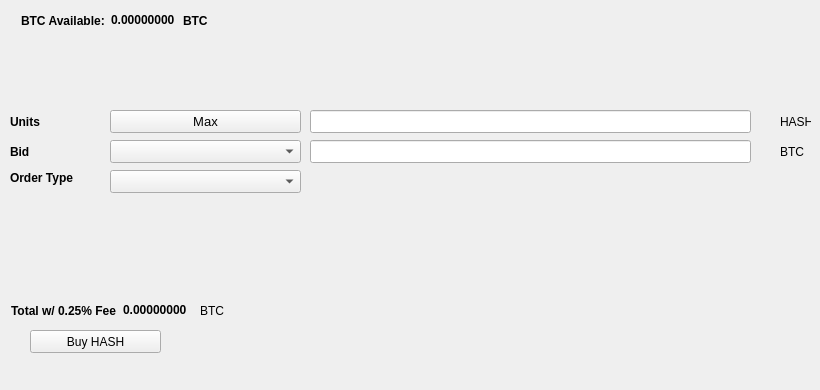
   <widget class="QWidget" name="BuyTab">
    <attribute name="title">
     <string>Buy</string>
    </attribute>
    <widget class="QPushButton" name="BuyHASH">
     <property name="geometry">
      <rect>
       <x>30</x>
       <y>330</y>
       <width>131</width>
       <height>23</height>
      </rect>
     </property>
     <property name="text">
      <string>Buy HASH</string>
     </property>
     <property name="icon">
      <iconset resource="../hash.qrc">
       <normaloff>:/icons/bitcoin</normaloff>:/icons/bitcoin</iconset>
     </property>
    </widget>
    <widget class="QLabel" name="label_3">
     <property name="geometry">
      <rect>
       <x>10</x>
       <y>110</y>
       <width>46</width>
       <height>23</height>
      </rect>
     </property>
     <property name="font">
      <font>
       <weight>75</weight>
       <bold>true</bold>
      </font>
     </property>
     <property name="text">
      <string>Units</string>
     </property>
    </widget>
    <widget class="QLineEdit" name="UnitsInput">
     <property name="geometry">
      <rect>
       <x>310</x>
       <y>110</y>
       <width>441</width>
       <height>23</height>
      </rect>
     </property>
     <property name="font">
      <font>
       <pointsize>9</pointsize>
       <weight>75</weight>
       <bold>true</bold>
      </font>
     </property>
    </widget>
    <widget class="QLineEdit" name="BuyBidPriceEdit">
     <property name="geometry">
      <rect>
       <x>310</x>
       <y>140</y>
       <width>441</width>
       <height>23</height>
      </rect>
     </property>
     <property name="font">
      <font>
       <pointsize>9</pointsize>
       <weight>75</weight>
       <bold>true</bold>
      </font>
     </property>
    </widget>
    <widget class="QLabel" name="label_4">
     <property name="geometry">
      <rect>
       <x>780</x>
       <y>110</y>
       <width>31</width>
       <height>23</height>
      </rect>
     </property>
     <property name="text">
      <string>HASH</string>
     </property>
    </widget>
    <widget class="QLabel" name="label_5">
     <property name="geometry">
      <rect>
       <x>780</x>
       <y>140</y>
       <width>31</width>
       <height>23</height>
      </rect>
     </property>
     <property name="text">
      <string>BTC</string>
     </property>
    </widget>
    <widget class="QLabel" name="label_6">
     <property name="geometry">
      <rect>
       <x>10</x>
       <y>140</y>
       <width>46</width>
       <height>23</height>
      </rect>
     </property>
     <property name="font">
      <font>
       <weight>75</weight>
       <bold>true</bold>
      </font>
     </property>
     <property name="text">
      <string>Bid</string>
     </property>
    </widget>
    <widget class="QLabel" name="label_7">
     <property name="geometry">
      <rect>
       <x>10</x>
       <y>170</y>
       <width>91</width>
       <height>16</height>
      </rect>
     </property>
     <property name="font">
      <font>
       <weight>75</weight>
       <bold>true</bold>
      </font>
     </property>
     <property name="text">
      <string>Order Type</string>
     </property>
    </widget>
    <widget class="QPushButton" name="Buy_Max_Amount">
     <property name="geometry">
      <rect>
       <x>110</x>
       <y>110</y>
       <width>191</width>
       <height>23</height>
      </rect>
     </property>
     <property name="font">
      <font>
       <pointsize>10</pointsize>
      </font>
     </property>
     <property name="text">
      <string>Max</string>
     </property>
    </widget>
    <widget class="QComboBox" name="BuyBidcomboBox">
     <property name="geometry">
      <rect>
       <x>110</x>
       <y>140</y>
       <width>191</width>
       <height>23</height>
      </rect>
     </property>
     <property name="font">
      <font>
       <pointsize>10</pointsize>
      </font>
     </property>
    </widget>
    <widget class="QComboBox" name="buyOrdertypeCombo">
     <property name="geometry">
      <rect>
       <x>110</x>
       <y>170</y>
       <width>191</width>
       <height>23</height>
      </rect>
     </property>
     <property name="font">
      <font>
       <pointsize>10</pointsize>
      </font>
     </property>
    </widget>
    <widget class="QWidget" name="layoutWidget1">
     <property name="geometry">
      <rect>
       <x>21</x>
       <y>11</y>
       <width>227</width>
       <height>19</height>
      </rect>
     </property>
     <layout class="QHBoxLayout" name="horizontalLayout_3">
      <item>
       <widget class="QLabel" name="label232">
        <property name="font">
         <font>
          <weight>75</weight>
          <bold>true</bold>
         </font>
        </property>
        <property name="text">
         <string>BTC Available:</string>
        </property>
       </widget>
      </item>
      <item>
       <widget class="QLabel" name="BtcAvailableLbl">
        <property name="palette">
         <palette>
          <active>
           <colorrole role="WindowText">
            <brush brushstyle="SolidPattern">
             <color alpha="255">
              <red>0</red>
              <green>0</green>
              <blue>0</blue>
             </color>
            </brush>
           </colorrole>
           <colorrole role="Button">
            <brush brushstyle="SolidPattern">
             <color alpha="255">
              <red>0</red>
              <green>170</green>
              <blue>0</blue>
             </color>
            </brush>
           </colorrole>
           <colorrole role="Light">
            <brush brushstyle="SolidPattern">
             <color alpha="255">
              <red>0</red>
              <green>255</green>
              <blue>0</blue>
             </color>
            </brush>
           </colorrole>
           <colorrole role="Midlight">
            <brush brushstyle="SolidPattern">
             <color alpha="255">
              <red>0</red>
              <green>212</green>
              <blue>0</blue>
             </color>
            </brush>
           </colorrole>
           <colorrole role="Dark">
            <brush brushstyle="SolidPattern">
             <color alpha="255">
              <red>0</red>
              <green>85</green>
              <blue>0</blue>
             </color>
            </brush>
           </colorrole>
           <colorrole role="Mid">
            <brush brushstyle="SolidPattern">
             <color alpha="255">
              <red>0</red>
              <green>113</green>
              <blue>0</blue>
             </color>
            </brush>
           </colorrole>
           <colorrole role="Text">
            <brush brushstyle="SolidPattern">
             <color alpha="255">
              <red>0</red>
              <green>170</green>
              <blue>0</blue>
             </color>
            </brush>
           </colorrole>
           <colorrole role="BrightText">
            <brush brushstyle="SolidPattern">
             <color alpha="255">
              <red>255</red>
              <green>255</green>
              <blue>255</blue>
             </color>
            </brush>
           </colorrole>
           <colorrole role="ButtonText">
            <brush brushstyle="SolidPattern">
             <color alpha="255">
              <red>0</red>
              <green>0</green>
              <blue>0</blue>
             </color>
            </brush>
           </colorrole>
           <colorrole role="Base">
            <brush brushstyle="SolidPattern">
             <color alpha="255">
              <red>255</red>
              <green>255</green>
              <blue>255</blue>
             </color>
            </brush>
           </colorrole>
           <colorrole role="Window">
            <brush brushstyle="SolidPattern">
             <color alpha="255">
              <red>0</red>
              <green>170</green>
              <blue>0</blue>
             </color>
            </brush>
           </colorrole>
           <colorrole role="Shadow">
            <brush brushstyle="SolidPattern">
             <color alpha="255">
              <red>0</red>
              <green>0</green>
              <blue>0</blue>
             </color>
            </brush>
           </colorrole>
           <colorrole role="AlternateBase">
            <brush brushstyle="SolidPattern">
             <color alpha="255">
              <red>127</red>
              <green>212</green>
              <blue>127</blue>
             </color>
            </brush>
           </colorrole>
           <colorrole role="ToolTipBase">
            <brush brushstyle="SolidPattern">
             <color alpha="255">
              <red>255</red>
              <green>255</green>
              <blue>220</blue>
             </color>
            </brush>
           </colorrole>
           <colorrole role="ToolTipText">
            <brush brushstyle="SolidPattern">
             <color alpha="255">
              <red>0</red>
              <green>0</green>
              <blue>0</blue>
             </color>
            </brush>
           </colorrole>
          </active>
          <inactive>
           <colorrole role="WindowText">
            <brush brushstyle="SolidPattern">
             <color alpha="255">
              <red>0</red>
              <green>0</green>
              <blue>0</blue>
             </color>
            </brush>
           </colorrole>
           <colorrole role="Button">
            <brush brushstyle="SolidPattern">
             <color alpha="255">
              <red>0</red>
              <green>170</green>
              <blue>0</blue>
             </color>
            </brush>
           </colorrole>
           <colorrole role="Light">
            <brush brushstyle="SolidPattern">
             <color alpha="255">
              <red>0</red>
              <green>255</green>
              <blue>0</blue>
             </color>
            </brush>
           </colorrole>
           <colorrole role="Midlight">
            <brush brushstyle="SolidPattern">
             <color alpha="255">
              <red>0</red>
              <green>212</green>
              <blue>0</blue>
             </color>
            </brush>
           </colorrole>
           <colorrole role="Dark">
            <brush brushstyle="SolidPattern">
             <color alpha="255">
              <red>0</red>
              <green>85</green>
              <blue>0</blue>
             </color>
            </brush>
           </colorrole>
           <colorrole role="Mid">
            <brush brushstyle="SolidPattern">
             <color alpha="255">
              <red>0</red>
              <green>113</green>
              <blue>0</blue>
             </color>
            </brush>
           </colorrole>
           <colorrole role="Text">
            <brush brushstyle="SolidPattern">
             <color alpha="255">
              <red>0</red>
              <green>170</green>
              <blue>0</blue>
             </color>
            </brush>
           </colorrole>
           <colorrole role="BrightText">
            <brush brushstyle="SolidPattern">
             <color alpha="255">
              <red>255</red>
              <green>255</green>
              <blue>255</blue>
             </color>
            </brush>
           </colorrole>
           <colorrole role="ButtonText">
            <brush brushstyle="SolidPattern">
             <color alpha="255">
              <red>0</red>
              <green>0</green>
              <blue>0</blue>
             </color>
            </brush>
           </colorrole>
           <colorrole role="Base">
            <brush brushstyle="SolidPattern">
             <color alpha="255">
              <red>255</red>
              <green>255</green>
              <blue>255</blue>
             </color>
            </brush>
           </colorrole>
           <colorrole role="Window">
            <brush brushstyle="SolidPattern">
             <color alpha="255">
              <red>0</red>
              <green>170</green>
              <blue>0</blue>
             </color>
            </brush>
           </colorrole>
           <colorrole role="Shadow">
            <brush brushstyle="SolidPattern">
             <color alpha="255">
              <red>0</red>
              <green>0</green>
              <blue>0</blue>
             </color>
            </brush>
           </colorrole>
           <colorrole role="AlternateBase">
            <brush brushstyle="SolidPattern">
             <color alpha="255">
              <red>127</red>
              <green>212</green>
              <blue>127</blue>
             </color>
            </brush>
           </colorrole>
           <colorrole role="ToolTipBase">
            <brush brushstyle="SolidPattern">
             <color alpha="255">
              <red>255</red>
              <green>255</green>
              <blue>220</blue>
             </color>
            </brush>
           </colorrole>
           <colorrole role="ToolTipText">
            <brush brushstyle="SolidPattern">
             <color alpha="255">
              <red>0</red>
              <green>0</green>
              <blue>0</blue>
             </color>
            </brush>
           </colorrole>
          </inactive>
          <disabled>
           <colorrole role="WindowText">
            <brush brushstyle="SolidPattern">
             <color alpha="255">
              <red>0</red>
              <green>85</green>
              <blue>0</blue>
             </color>
            </brush>
           </colorrole>
           <colorrole role="Button">
            <brush brushstyle="SolidPattern">
             <color alpha="255">
              <red>0</red>
              <green>170</green>
              <blue>0</blue>
             </color>
            </brush>
           </colorrole>
           <colorrole role="Light">
            <brush brushstyle="SolidPattern">
             <color alpha="255">
              <red>0</red>
              <green>255</green>
              <blue>0</blue>
             </color>
            </brush>
           </colorrole>
           <colorrole role="Midlight">
            <brush brushstyle="SolidPattern">
             <color alpha="255">
              <red>0</red>
              <green>212</green>
              <blue>0</blue>
             </color>
            </brush>
           </colorrole>
           <colorrole role="Dark">
            <brush brushstyle="SolidPattern">
             <color alpha="255">
              <red>0</red>
              <green>85</green>
              <blue>0</blue>
             </color>
            </brush>
           </colorrole>
           <colorrole role="Mid">
            <brush brushstyle="SolidPattern">
             <color alpha="255">
              <red>0</red>
              <green>113</green>
              <blue>0</blue>
             </color>
            </brush>
           </colorrole>
           <colorrole role="Text">
            <brush brushstyle="SolidPattern">
             <color alpha="255">
              <red>0</red>
              <green>85</green>
              <blue>0</blue>
             </color>
            </brush>
           </colorrole>
           <colorrole role="BrightText">
            <brush brushstyle="SolidPattern">
             <color alpha="255">
              <red>255</red>
              <green>255</green>
              <blue>255</blue>
             </color>
            </brush>
           </colorrole>
           <colorrole role="ButtonText">
            <brush brushstyle="SolidPattern">
             <color alpha="255">
              <red>0</red>
              <green>85</green>
              <blue>0</blue>
             </color>
            </brush>
           </colorrole>
           <colorrole role="Base">
            <brush brushstyle="SolidPattern">
             <color alpha="255">
              <red>0</red>
              <green>170</green>
              <blue>0</blue>
             </color>
            </brush>
           </colorrole>
           <colorrole role="Window">
            <brush brushstyle="SolidPattern">
             <color alpha="255">
              <red>0</red>
              <green>170</green>
              <blue>0</blue>
             </color>
            </brush>
           </colorrole>
           <colorrole role="Shadow">
            <brush brushstyle="SolidPattern">
             <color alpha="255">
              <red>0</red>
              <green>0</green>
              <blue>0</blue>
             </color>
            </brush>
           </colorrole>
           <colorrole role="AlternateBase">
            <brush brushstyle="SolidPattern">
             <color alpha="255">
              <red>0</red>
              <green>170</green>
              <blue>0</blue>
             </color>
            </brush>
           </colorrole>
           <colorrole role="ToolTipBase">
            <brush brushstyle="SolidPattern">
             <color alpha="255">
              <red>255</red>
              <green>255</green>
              <blue>220</blue>
             </color>
            </brush>
           </colorrole>
           <colorrole role="ToolTipText">
            <brush brushstyle="SolidPattern">
             <color alpha="255">
              <red>0</red>
              <green>0</green>
              <blue>0</blue>
             </color>
            </brush>
           </colorrole>
          </disabled>
         </palette>
        </property>
        <property name="font">
         <font>
          <weight>75</weight>
          <bold>true</bold>
         </font>
        </property>
        <property name="text">
         <string>0.00000000</string>
        </property>
        <property name="textInteractionFlags">
         <set>Qt::LinksAccessibleByMouse|Qt::TextSelectableByKeyboard|Qt::TextSelectableByMouse</set>
        </property>
       </widget>
      </item>
      <item>
       <widget class="QLabel" name="BtcAvailableLbl_2">
        <property name="font">
         <font>
          <weight>75</weight>
          <bold>true</bold>
         </font>
        </property>
        <property name="text">
         <string>BTC</string>
        </property>
       </widget>
      </item>
     </layout>
    </widget>
    <widget class="QWidget" name="layoutWidge2">
     <property name="geometry">
      <rect>
       <x>11</x>
       <y>301</y>
       <width>259</width>
       <height>19</height>
      </rect>
     </property>
     <layout class="QHBoxLayout" name="horizontalLayout_4">
      <item>
       <widget class="QLabel" name="label_9">
        <property name="font">
         <font>
          <weight>75</weight>
          <bold>true</bold>
         </font>
        </property>
        <property name="text">
         <string>Total w/ 0.25% Fee</string>
        </property>
       </widget>
      </item>
      <item>
       <widget class="QLabel" name="BuyCostLabel">
        <property name="palette">
         <palette>
          <active>
           <colorrole role="WindowText">
            <brush brushstyle="SolidPattern">
             <color alpha="255">
              <red>0</red>
              <green>0</green>
              <blue>0</blue>
             </color>
            </brush>
           </colorrole>
           <colorrole role="Button">
            <brush brushstyle="SolidPattern">
             <color alpha="255">
              <red>0</red>
              <green>170</green>
              <blue>0</blue>
             </color>
            </brush>
           </colorrole>
           <colorrole role="Light">
            <brush brushstyle="SolidPattern">
             <color alpha="255">
              <red>0</red>
              <green>255</green>
              <blue>0</blue>
             </color>
            </brush>
           </colorrole>
           <colorrole role="Midlight">
            <brush brushstyle="SolidPattern">
             <color alpha="255">
              <red>0</red>
              <green>212</green>
              <blue>0</blue>
             </color>
            </brush>
           </colorrole>
           <colorrole role="Dark">
            <brush brushstyle="SolidPattern">
             <color alpha="255">
              <red>0</red>
              <green>85</green>
              <blue>0</blue>
             </color>
            </brush>
           </colorrole>
           <colorrole role="Mid">
            <brush brushstyle="SolidPattern">
             <color alpha="255">
              <red>0</red>
              <green>113</green>
              <blue>0</blue>
             </color>
            </brush>
           </colorrole>
           <colorrole role="Text">
            <brush brushstyle="SolidPattern">
             <color alpha="255">
              <red>0</red>
              <green>170</green>
              <blue>0</blue>
             </color>
            </brush>
           </colorrole>
           <colorrole role="BrightText">
            <brush brushstyle="SolidPattern">
             <color alpha="255">
              <red>255</red>
              <green>255</green>
              <blue>255</blue>
             </color>
            </brush>
           </colorrole>
           <colorrole role="ButtonText">
            <brush brushstyle="SolidPattern">
             <color alpha="255">
              <red>0</red>
              <green>0</green>
              <blue>0</blue>
             </color>
            </brush>
           </colorrole>
           <colorrole role="Base">
            <brush brushstyle="SolidPattern">
             <color alpha="255">
              <red>255</red>
              <green>255</green>
              <blue>255</blue>
             </color>
            </brush>
           </colorrole>
           <colorrole role="Window">
            <brush brushstyle="SolidPattern">
             <color alpha="255">
              <red>0</red>
              <green>170</green>
              <blue>0</blue>
             </color>
            </brush>
           </colorrole>
           <colorrole role="Shadow">
            <brush brushstyle="SolidPattern">
             <color alpha="255">
              <red>0</red>
              <green>0</green>
              <blue>0</blue>
             </color>
            </brush>
           </colorrole>
           <colorrole role="AlternateBase">
            <brush brushstyle="SolidPattern">
             <color alpha="255">
              <red>127</red>
              <green>212</green>
              <blue>127</blue>
             </color>
            </brush>
           </colorrole>
           <colorrole role="ToolTipBase">
            <brush brushstyle="SolidPattern">
             <color alpha="255">
              <red>255</red>
              <green>255</green>
              <blue>220</blue>
             </color>
            </brush>
           </colorrole>
           <colorrole role="ToolTipText">
            <brush brushstyle="SolidPattern">
             <color alpha="255">
              <red>0</red>
              <green>0</green>
              <blue>0</blue>
             </color>
            </brush>
           </colorrole>
          </active>
          <inactive>
           <colorrole role="WindowText">
            <brush brushstyle="SolidPattern">
             <color alpha="255">
              <red>0</red>
              <green>0</green>
              <blue>0</blue>
             </color>
            </brush>
           </colorrole>
           <colorrole role="Button">
            <brush brushstyle="SolidPattern">
             <color alpha="255">
              <red>0</red>
              <green>170</green>
              <blue>0</blue>
             </color>
            </brush>
           </colorrole>
           <colorrole role="Light">
            <brush brushstyle="SolidPattern">
             <color alpha="255">
              <red>0</red>
              <green>255</green>
              <blue>0</blue>
             </color>
            </brush>
           </colorrole>
           <colorrole role="Midlight">
            <brush brushstyle="SolidPattern">
             <color alpha="255">
              <red>0</red>
              <green>212</green>
              <blue>0</blue>
             </color>
            </brush>
           </colorrole>
           <colorrole role="Dark">
            <brush brushstyle="SolidPattern">
             <color alpha="255">
              <red>0</red>
              <green>85</green>
              <blue>0</blue>
             </color>
            </brush>
           </colorrole>
           <colorrole role="Mid">
            <brush brushstyle="SolidPattern">
             <color alpha="255">
              <red>0</red>
              <green>113</green>
              <blue>0</blue>
             </color>
            </brush>
           </colorrole>
           <colorrole role="Text">
            <brush brushstyle="SolidPattern">
             <color alpha="255">
              <red>0</red>
              <green>170</green>
              <blue>0</blue>
             </color>
            </brush>
           </colorrole>
           <colorrole role="BrightText">
            <brush brushstyle="SolidPattern">
             <color alpha="255">
              <red>255</red>
              <green>255</green>
              <blue>255</blue>
             </color>
            </brush>
           </colorrole>
           <colorrole role="ButtonText">
            <brush brushstyle="SolidPattern">
             <color alpha="255">
              <red>0</red>
              <green>0</green>
              <blue>0</blue>
             </color>
            </brush>
           </colorrole>
           <colorrole role="Base">
            <brush brushstyle="SolidPattern">
             <color alpha="255">
              <red>255</red>
              <green>255</green>
              <blue>255</blue>
             </color>
            </brush>
           </colorrole>
           <colorrole role="Window">
            <brush brushstyle="SolidPattern">
             <color alpha="255">
              <red>0</red>
              <green>170</green>
              <blue>0</blue>
             </color>
            </brush>
           </colorrole>
           <colorrole role="Shadow">
            <brush brushstyle="SolidPattern">
             <color alpha="255">
              <red>0</red>
              <green>0</green>
              <blue>0</blue>
             </color>
            </brush>
           </colorrole>
           <colorrole role="AlternateBase">
            <brush brushstyle="SolidPattern">
             <color alpha="255">
              <red>127</red>
              <green>212</green>
              <blue>127</blue>
             </color>
            </brush>
           </colorrole>
           <colorrole role="ToolTipBase">
            <brush brushstyle="SolidPattern">
             <color alpha="255">
              <red>255</red>
              <green>255</green>
              <blue>220</blue>
             </color>
            </brush>
           </colorrole>
           <colorrole role="ToolTipText">
            <brush brushstyle="SolidPattern">
             <color alpha="255">
              <red>0</red>
              <green>0</green>
              <blue>0</blue>
             </color>
            </brush>
           </colorrole>
          </inactive>
          <disabled>
           <colorrole role="WindowText">
            <brush brushstyle="SolidPattern">
             <color alpha="255">
              <red>0</red>
              <green>85</green>
              <blue>0</blue>
             </color>
            </brush>
           </colorrole>
           <colorrole role="Button">
            <brush brushstyle="SolidPattern">
             <color alpha="255">
              <red>0</red>
              <green>170</green>
              <blue>0</blue>
             </color>
            </brush>
           </colorrole>
           <colorrole role="Light">
            <brush brushstyle="SolidPattern">
             <color alpha="255">
              <red>0</red>
              <green>255</green>
              <blue>0</blue>
             </color>
            </brush>
           </colorrole>
           <colorrole role="Midlight">
            <brush brushstyle="SolidPattern">
             <color alpha="255">
              <red>0</red>
              <green>212</green>
              <blue>0</blue>
             </color>
            </brush>
           </colorrole>
           <colorrole role="Dark">
            <brush brushstyle="SolidPattern">
             <color alpha="255">
              <red>0</red>
              <green>85</green>
              <blue>0</blue>
             </color>
            </brush>
           </colorrole>
           <colorrole role="Mid">
            <brush brushstyle="SolidPattern">
             <color alpha="255">
              <red>0</red>
              <green>113</green>
              <blue>0</blue>
             </color>
            </brush>
           </colorrole>
           <colorrole role="Text">
            <brush brushstyle="SolidPattern">
             <color alpha="255">
              <red>0</red>
              <green>85</green>
              <blue>0</blue>
             </color>
            </brush>
           </colorrole>
           <colorrole role="BrightText">
            <brush brushstyle="SolidPattern">
             <color alpha="255">
              <red>255</red>
              <green>255</green>
              <blue>255</blue>
             </color>
            </brush>
           </colorrole>
           <colorrole role="ButtonText">
            <brush brushstyle="SolidPattern">
             <color alpha="255">
              <red>0</red>
              <green>85</green>
              <blue>0</blue>
             </color>
            </brush>
           </colorrole>
           <colorrole role="Base">
            <brush brushstyle="SolidPattern">
             <color alpha="255">
              <red>0</red>
              <green>170</green>
              <blue>0</blue>
             </color>
            </brush>
           </colorrole>
           <colorrole role="Window">
            <brush brushstyle="SolidPattern">
             <color alpha="255">
              <red>0</red>
              <green>170</green>
              <blue>0</blue>
             </color>
            </brush>
           </colorrole>
           <colorrole role="Shadow">
            <brush brushstyle="SolidPattern">
             <color alpha="255">
              <red>0</red>
              <green>0</green>
              <blue>0</blue>
             </color>
            </brush>
           </colorrole>
           <colorrole role="AlternateBase">
            <brush brushstyle="SolidPattern">
             <color alpha="255">
              <red>0</red>
              <green>170</green>
              <blue>0</blue>
             </color>
            </brush>
           </colorrole>
           <colorrole role="ToolTipBase">
            <brush brushstyle="SolidPattern">
             <color alpha="255">
              <red>255</red>
              <green>255</green>
              <blue>220</blue>
             </color>
            </brush>
           </colorrole>
           <colorrole role="ToolTipText">
            <brush brushstyle="SolidPattern">
             <color alpha="255">
              <red>0</red>
              <green>0</green>
              <blue>0</blue>
             </color>
            </brush>
           </colorrole>
          </disabled>
         </palette>
        </property>
        <property name="font">
         <font>
          <weight>75</weight>
          <bold>true</bold>
         </font>
        </property>
        <property name="autoFillBackground">
         <bool>false</bool>
        </property>
        <property name="text">
         <string>0.00000000</string>
        </property>
        <property name="textInteractionFlags">
         <set>Qt::LinksAccessibleByMouse|Qt::TextSelectableByMouse</set>
        </property>
       </widget>
      </item>
      <item>
       <widget class="QLabel" name="label_10">
        <property name="font">
         <font>
          <weight>50</weight>
          <bold>false</bold>
         </font>
        </property>
        <property name="text">
         <string>BTC</string>
        </property>
       </widget>
      </item>
     </layout>
    </widget>
    <widget class="QLabel" name="label_24">
     <property name="geometry">
      <rect>
       <x>460</x>
       <y>300</y>
       <width>281</width>
       <height>81</height>
      </rect>
     </property>
     <property name="text">
      <string/>
     </property>
     <property name="pixmap">
      <pixmap>:/images/bittrex</pixmap>
     </property>
    </widget>
   </widget>
